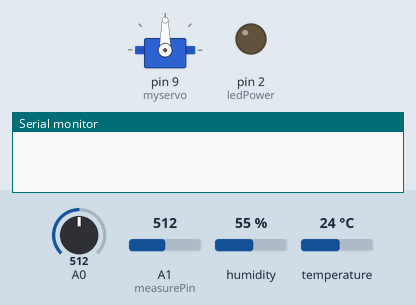
This sketch was run on a simulated Arduino Uno, built with avr-gcc and run on an emulated ATmega328P. Parts: servo, output pins drawn as LEDs (lit = HIGH), the last lines printed to the serial monitor. Wiring (inferred from the names in the program): DHT11 sensor: data pin 7. Inputs (shaded band) come from the test bench; at power-on: A0 = 512, A1 (measurePin) = 512, humidity 55 %, temperature 24 °C.

Above: at 0.1 s.
At 2.1 s:
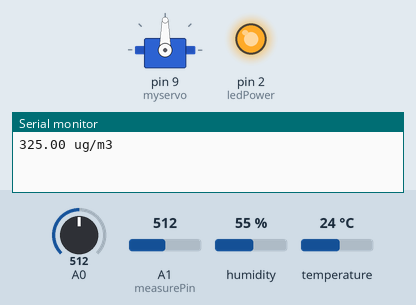
Timing chart, 0 to 3.6 s (numbered marks = the images above):
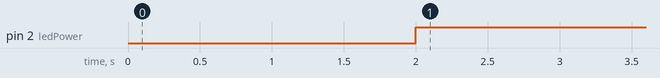

Measured:
- by itself, pin 2 (ledPower): LOW → HIGH at 2.0 s

The sketch:

DustServo.ino
```cpp
#include "DHT.h"
#include <Servo.h>

#define DHTPIN 7     // DHT11이 연결된 핀

#define DHTTYPE DHT11   // DHT 11, DHT시리즈중 11을 선택합니다.

Servo myservo;

int measurePin = A1;          // measurePin을 0으로 설정합니다.
int ledPower = 2;             // ledPower를 2로 설정합니다.

int samplingTime = 280;    // samplingTime을 280으로 설정합니다.
int deltaTime = 40;           // deltaTime을 40으로 설정합니다.
int sleepTime = 9680;       // sleepTime을 9690으로 설정합니다.

float voMeasured = 0;      // voMeasured를 0으로 설정합니다.
float calcVoltage = 0;       // calcVoltage를 0으로 설정합니다.
float dustDensity = 0;       // dustDensity를 0으로 설정합니다.

bool closed = true;

DHT dht(DHTPIN, DHTTYPE);

void setup() {
  Serial.begin(9600);
  pinMode(A0,INPUT);
  pinMode(ledPower,OUTPUT);
  myservo.attach(9);
  myservo.write(90);
  dht.begin();
}

void loop() {
  delay(2000);

  digitalWrite(ledPower,LOW);                               // ledPower를 LOW로 설정합니다.
  delayMicroseconds(samplingTime);                    // samplingTime(280) 마이크로초만큼 지연합니다.

  voMeasured = analogRead(measurePin);             //  measurePin의 아날로그 값을 받아 voMeasured에 저장합니다.

  delayMicroseconds(deltaTime);                          // deltaTime(40) 마이크로초만큼 지연합니다.
  digitalWrite(ledPower,HIGH);                              // ledPower를 HIGH로 설정합니다.
  delayMicroseconds(sleepTime);                        // sleepTime(9680) 마이크로초만큼 지연합니다.

  calcVoltage = voMeasured * (5.0 / 1024.0);         // voMeasured의 값을 5.0/1024.0을 곱하여 calcVoltage에 저장합니다.

  dustDensity = (0.17 * calcVoltage - 0.1) * 1000;   // calcVoltage 값에 0.17을 곱하고 -0.1을 더합니다. (mg/m3)
  Serial.print(dustDensity);
  Serial.println(" ug/m3");  //먼지 농도 출력

  float h = dht.readHumidity();// 습도를 측정합니다.
  float t = dht.readTemperature();// 온도를 측정합니다.
  float f = dht.readTemperature(true);// 화씨 온도를 측정합니다.

  // 값 읽기에 오류가 있으면 오류를 출력합니다.
  if (isnan(h) || isnan(t) || isnan(f)) {
    Serial.println("Failed to read from DHT sensor!");
    return;
  }


  float hic = dht.computeHeatIndex(t, h, false); //측정한 값으로 온도 계산

  Serial.print("Humidity: ");
  Serial.print(h);
  Serial.print("/");

  int bright = analogRead(A0); //밝기 측정
  Serial.print("Brightness : ");
  Serial.print(bright);
  Serial.print("/");

  if (h>40.0f) {

    //습도가 70 이상인 경우
    if(closed) return;
    myservo.write(120); //서보모터 1초간 시계방향 작동하여 문 닫기
    delay(1000);
    myservo.write(90);
    closed= true;
  }
  else if(dustDensity>30.0f) {
    //미세먼지가 30 이상인 경우

    if(closed) return;
    myservo.write(120); //서보모터 1초간 시계방향 작동하여 문 닫기
    delay(1000);
    myservo.write(90);
    closed= true;
  }
  else if(bright >1000) {
    if(closed) return;
    // 밝기 센서 1000 이상의 값(높을수록 어두움, 어두운 경우) 문 닫기
    myservo.write(120); //서보모터 1초간 시계방향 작동하여 문 닫기
    delay(1000);
    myservo.write(90);
    closed= true;
  }
  else if(closed) { //위의 경우를 제외하고, 문이 닫혀있는 경우
    myservo.write(60); //서보모터 1초간 시계방향 작동하여 문 열기
    delay(1000);
    myservo.write(90);
    closed= false;
  }
  Serial.print(closed);
}
```
